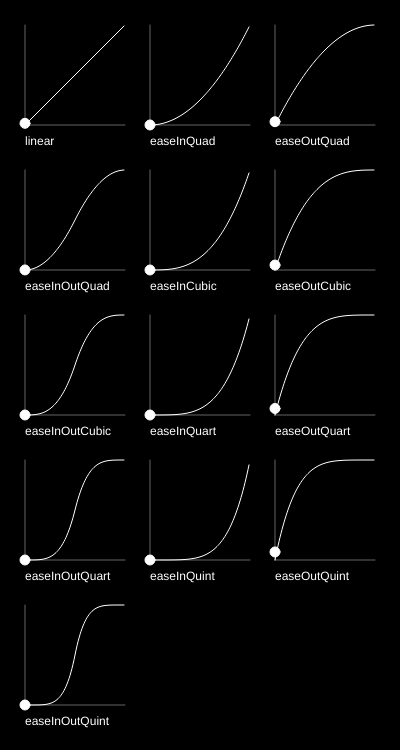
Frame 1 (no input)
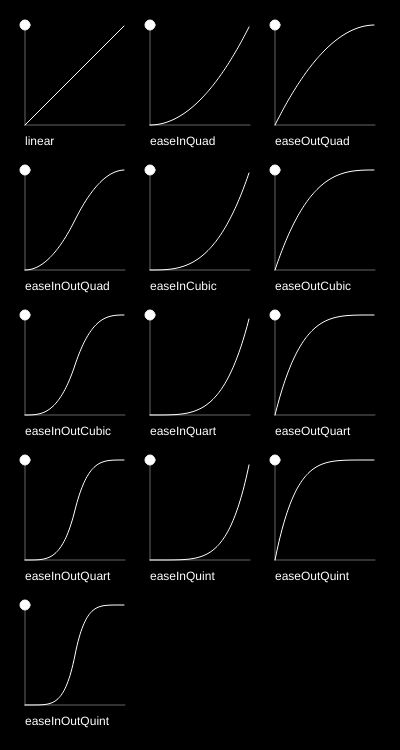
Frame 60 (no input)
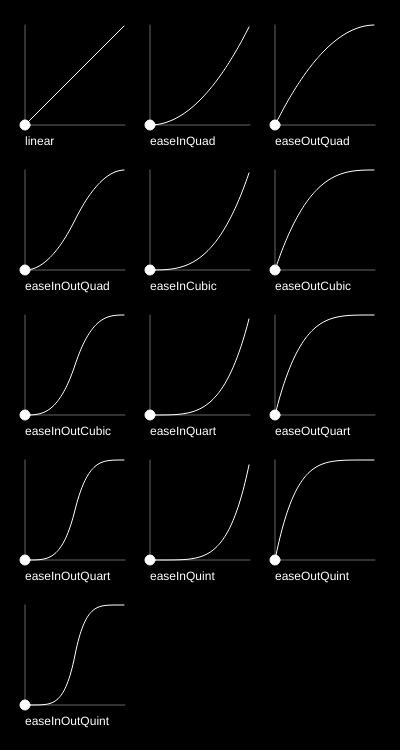
Frame 120 (the mouse pressed at the canvas centre since frame 60)

The p5.js sketch that drew these frames (run headless with seeded random() and noise() and a simulated clock; from frame 60 on, the mouse is pressed at the canvas centre):

// p5.js sketch
// ── sketch.js
// Source: https://gist.github.com/gre/1650294
EasingFunctions = {
  // no easing, no acceleration
  linear: function (t) { return t },
  // accelerating from zero velocity
  easeInQuad: function (t) { return t*t },
  // decelerating to zero velocity
  easeOutQuad: function (t) { return t*(2-t) },
  // acceleration until halfway, then deceleration
  easeInOutQuad: function (t) { return t<.5 ? 2*t*t : -1+(4-2*t)*t },
  // accelerating from zero velocity 
  easeInCubic: function (t) { return t*t*t },
  // decelerating to zero velocity 
  easeOutCubic: function (t) { return (--t)*t*t+1 },
  // acceleration until halfway, then deceleration 
  easeInOutCubic: function (t) { return t<.5 ? 4*t*t*t : (t-1)*(2*t-2)*(2*t-2)+1 },
  // accelerating from zero velocity 
  easeInQuart: function (t) { return t*t*t*t },
  // decelerating to zero velocity 
  easeOutQuart: function (t) { return 1-(--t)*t*t*t },
  // acceleration until halfway, then deceleration
  easeInOutQuart: function (t) { return t<.5 ? 8*t*t*t*t : 1-8*(--t)*t*t*t },
  // accelerating from zero velocity
  easeInQuint: function (t) { return t*t*t*t*t },
  // decelerating to zero velocity
  easeOutQuint: function (t) { return 1+(--t)*t*t*t*t },
  // acceleration until halfway, then deceleration 
  easeInOutQuint: function (t) { return t<.5 ? 16*t*t*t*t*t : 1+16*(--t)*t*t*t*t }
}

function setup() {
	createCanvas(400, 750);
}


function draw() {
	smooth()
	background(0);
	scale(1, -1)

	let off = 25
	let i = 0
	let j = 0

	for (let function_name of Object.keys(EasingFunctions)) {
		
		push();
		translate(off + j*125, -off -100 - i*145)

		j += 1
		if (j == 3) {
			j = 0;
			i += 1
		}

		/* Codigo que pinta la escena */
		push();
		scale(1, -1);
		fill(255)
		text(function_name, 0, 20)
		pop();

		stroke(255)
		beginShape();
		noFill();
		let f = EasingFunctions[function_name]

		for (let i = 0; i < 100; ++i) {
			let y = f(i/100) * 100;
			vertex(i, y);
		}
		endShape();

		fill(255)
		let valY = 100*f((millis() % 1000)/1000)
		circle(0, valY, 10)

		stroke(255, 255, 255, 100)
		line(0, 0, 100, 0)
		line(0, 0, 0, 100)
		pop();
	}

	
}
